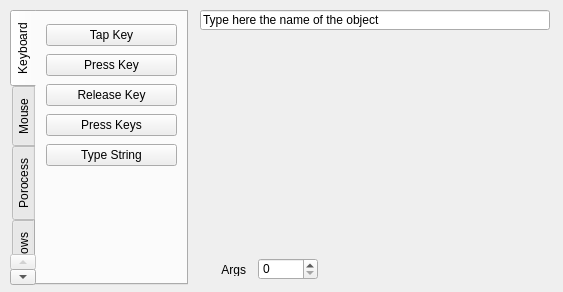
<?xml version="1.0" encoding="UTF-8"?>
<ui version="4.0">
 <class>Form</class>
 <widget class="QWidget" name="Form">
  <property name="geometry">
   <rect>
    <x>0</x>
    <y>0</y>
    <width>563</width>
    <height>292</height>
   </rect>
  </property>
  <property name="windowTitle">
   <string>Form</string>
  </property>
  <widget class="QLineEdit" name="namelineedit">
   <property name="geometry">
    <rect>
     <x>200</x>
     <y>10</y>
     <width>350</width>
     <height>20</height>
    </rect>
   </property>
   <property name="text">
    <string>Type here the name of the object</string>
   </property>
  </widget>
  <widget class="QTabWidget" name="tabWidget">
   <property name="geometry">
    <rect>
     <x>10</x>
     <y>10</y>
     <width>178</width>
     <height>275</height>
    </rect>
   </property>
   <property name="tabPosition">
    <enum>QTabWidget::West</enum>
   </property>
   <property name="currentIndex">
    <number>0</number>
   </property>
   <widget class="QWidget" name="tab_7">
    <attribute name="title">
     <string>Keyboard</string>
    </attribute>
    <widget class="QWidget" name="verticalLayoutWidget_6">
     <property name="geometry">
      <rect>
       <x>10</x>
       <y>10</y>
       <width>131</width>
       <height>149</height>
      </rect>
     </property>
     <layout class="QVBoxLayout" name="verticalLayout_6">
      <item>
       <widget class="QPushButton" name="pushButtonTapKey">
        <property name="text">
         <string>Tap Key</string>
        </property>
       </widget>
      </item>
      <item>
       <widget class="QPushButton" name="pushButtonPressKey">
        <property name="text">
         <string>Press Key</string>
        </property>
       </widget>
      </item>
      <item>
       <widget class="QPushButton" name="pushButtonReleaseKey">
        <property name="text">
         <string>Release Key</string>
        </property>
       </widget>
      </item>
      <item>
       <widget class="QPushButton" name="pushButtonPressKeys">
        <property name="text">
         <string>Press Keys</string>
        </property>
       </widget>
      </item>
      <item>
       <widget class="QPushButton" name="pushButtonTypeString">
        <property name="text">
         <string>Type String</string>
        </property>
       </widget>
      </item>
     </layout>
    </widget>
   </widget>
   <widget class="QWidget" name="tab_8">
    <attribute name="title">
     <string>Mouse</string>
    </attribute>
    <widget class="QWidget" name="verticalLayoutWidget_7">
     <property name="geometry">
      <rect>
       <x>10</x>
       <y>10</y>
       <width>131</width>
       <height>210</height>
      </rect>
     </property>
     <layout class="QVBoxLayout" name="verticalLayout_7">
      <item>
       <widget class="QPushButton" name="pushButtonMousePress">
        <property name="text">
         <string>Press</string>
        </property>
       </widget>
      </item>
      <item>
       <widget class="QPushButton" name="pushButtonMouseRelease">
        <property name="text">
         <string>Release</string>
        </property>
       </widget>
      </item>
      <item>
       <widget class="QPushButton" name="pushButtonMouseClick">
        <property name="text">
         <string>Click</string>
        </property>
       </widget>
      </item>
      <item>
       <widget class="QPushButton" name="pushButtonMouseDoubleClick">
        <property name="text">
         <string>Double Click</string>
        </property>
       </widget>
      </item>
      <item>
       <widget class="QPushButton" name="pushButtonMouseMove">
        <property name="text">
         <string>Move</string>
        </property>
       </widget>
      </item>
      <item>
       <widget class="QPushButton" name="pushButtonMouseScroll">
        <property name="text">
         <string>Scroll</string>
        </property>
       </widget>
      </item>
      <item>
       <widget class="QPushButton" name="pushButtonMouseDrag">
        <property name="text">
         <string>Drag</string>
        </property>
       </widget>
      </item>
     </layout>
    </widget>
   </widget>
   <widget class="QWidget" name="tab">
    <attribute name="title">
     <string>Porocess</string>
    </attribute>
    <widget class="QWidget" name="verticalLayoutWidget_2">
     <property name="geometry">
      <rect>
       <x>10</x>
       <y>10</y>
       <width>131</width>
       <height>61</height>
      </rect>
     </property>
     <layout class="QVBoxLayout" name="verticalLayout_2">
      <item>
       <widget class="QPushButton" name="pushButtonProcCreate">
        <property name="text">
         <string>Create Process</string>
        </property>
       </widget>
      </item>
      <item>
       <widget class="QPushButton" name="pushButtonProcKill">
        <property name="text">
         <string>Kill Process</string>
        </property>
       </widget>
      </item>
     </layout>
    </widget>
   </widget>
   <widget class="QWidget" name="tab_2">
    <attribute name="title">
     <string>Windows</string>
    </attribute>
    <widget class="QWidget" name="verticalLayoutWidget">
     <property name="geometry">
      <rect>
       <x>10</x>
       <y>10</y>
       <width>131</width>
       <height>121</height>
      </rect>
     </property>
     <layout class="QVBoxLayout" name="verticalLayout">
      <item>
       <widget class="QPushButton" name="pushButtonWinShow">
        <property name="text">
         <string>Show Window</string>
        </property>
       </widget>
      </item>
      <item>
       <widget class="QPushButton" name="pushButtonWinMaximize">
        <property name="text">
         <string>Maximize Window</string>
        </property>
       </widget>
      </item>
      <item>
       <widget class="QPushButton" name="pushButtonWinCheck">
        <property name="text">
         <string>Check if Exists</string>
        </property>
       </widget>
      </item>
      <item>
       <widget class="QPushButton" name="pushButtonWinClose">
        <property name="text">
         <string>Close Window</string>
        </property>
       </widget>
      </item>
     </layout>
    </widget>
   </widget>
  </widget>
  <widget class="QLabel" name="labelArgs">
   <property name="geometry">
    <rect>
     <x>200</x>
     <y>263</y>
     <width>46</width>
     <height>13</height>
    </rect>
   </property>
   <property name="text">
    <string>Args</string>
   </property>
   <property name="alignment">
    <set>Qt::AlignRight|Qt::AlignTrailing|Qt::AlignVCenter</set>
   </property>
  </widget>
  <widget class="QSpinBox" name="spinBoxArgs">
   <property name="geometry">
    <rect>
     <x>258</x>
     <y>258</y>
     <width>60</width>
     <height>22</height>
    </rect>
   </property>
  </widget>
 </widget>
 <resources/>
 <connections/>
</ui>
